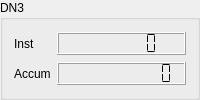
        <widget class="QGroupBox" name="gBox_StdDN3">
         <property name="title">
          <string>DN3</string>
         </property>
         <layout class="QGridLayout" name="gridLayout_10">
          <item row="0" column="0">
           <widget class="QLabel" name="label_19">
            <property name="sizePolicy">
             <sizepolicy hsizetype="Fixed" vsizetype="Preferred">
              <horstretch>0</horstretch>
              <verstretch>0</verstretch>
             </sizepolicy>
            </property>
            <property name="minimumSize">
             <size>
              <width>30</width>
              <height>20</height>
             </size>
            </property>
            <property name="text">
             <string>Inst</string>
            </property>
           </widget>
          </item>
          <item row="0" column="1">
           <widget class="QLCDNumber" name="lcdInstStdMeter_3">
            <property name="sizePolicy">
             <sizepolicy hsizetype="Preferred" vsizetype="Fixed">
              <horstretch>0</horstretch>
              <verstretch>0</verstretch>
             </sizepolicy>
            </property>
            <property name="minimumSize">
             <size>
              <width>40</width>
              <height>0</height>
             </size>
            </property>
            <property name="numDigits">
             <number>7</number>
            </property>
            <property name="segmentStyle">
             <enum>QLCDNumber::Flat</enum>
            </property>
           </widget>
          </item>
          <item row="1" column="0">
           <widget class="QLabel" name="label_20">
            <property name="sizePolicy">
             <sizepolicy hsizetype="Fixed" vsizetype="Preferred">
              <horstretch>0</horstretch>
              <verstretch>0</verstretch>
             </sizepolicy>
            </property>
            <property name="minimumSize">
             <size>
              <width>30</width>
              <height>20</height>
             </size>
            </property>
            <property name="text">
             <string>Accum</string>
            </property>
           </widget>
          </item>
          <item row="1" column="1">
           <widget class="QLCDNumber" name="lcdAccumStdMeter_3">
            <property name="sizePolicy">
             <sizepolicy hsizetype="Preferred" vsizetype="Fixed">
              <horstretch>0</horstretch>
              <verstretch>0</verstretch>
             </sizepolicy>
            </property>
            <property name="minimumSize">
             <size>
              <width>40</width>
              <height>0</height>
             </size>
            </property>
            <property name="numDigits">
             <number>10</number>
            </property>
            <property name="segmentStyle">
             <enum>QLCDNumber::Flat</enum>
            </property>
           </widget>
          </item>
         </layout>
        </widget>
